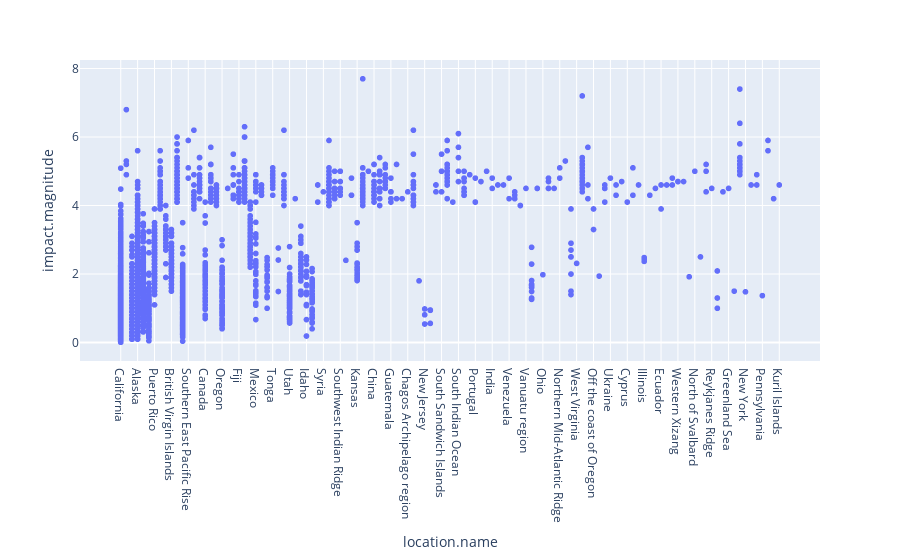

Notebook code for this chart:
### Markdown cell above
### Task 4.3

### Code cell
#For the creation of the scatterplot, I use the plotly express library which was imported at the very beginning.
df_4_3 = df[["location.name","impact.magnitude"]]

scatterplt = px.scatter(df_4_3, x="location.name", y="impact.magnitude")
scatterplt.write_html("scatterplot.html")

scatterplt.show()

### Figure 1 — Plotly figure (JSON) as saved in the notebook; plotly's stock layout.template omitted (floating-point values rounded to 4 significant figures; data arrays with more than 128 entries replaced by an {"elided": "..."} marker saying what was removed)
{"data": [{"hovertemplate": "location.name=%{x}<br>impact.magnitude=%{y}<extra></extra>", "legendgroup": "", "marker": {"color": "#636efa", "symbol": "circle"}, "mode": "markers", "name": "", "showlegend": false, "type": "scattergl", "x": {"elided": "8390 str values"}, "xaxis": "x", "y": {"elided": "8390 float values"}, "yaxis": "y"}], "layout": {"legend": {"tracegroupgap": 0}, "margin": {"t": 60}, "xaxis": {"anchor": "y", "domain": [0, 1], "title": {"text": "location.name"}}, "yaxis": {"anchor": "x", "domain": [0, 1], "title": {"text": "impact.magnitude"}}}}
